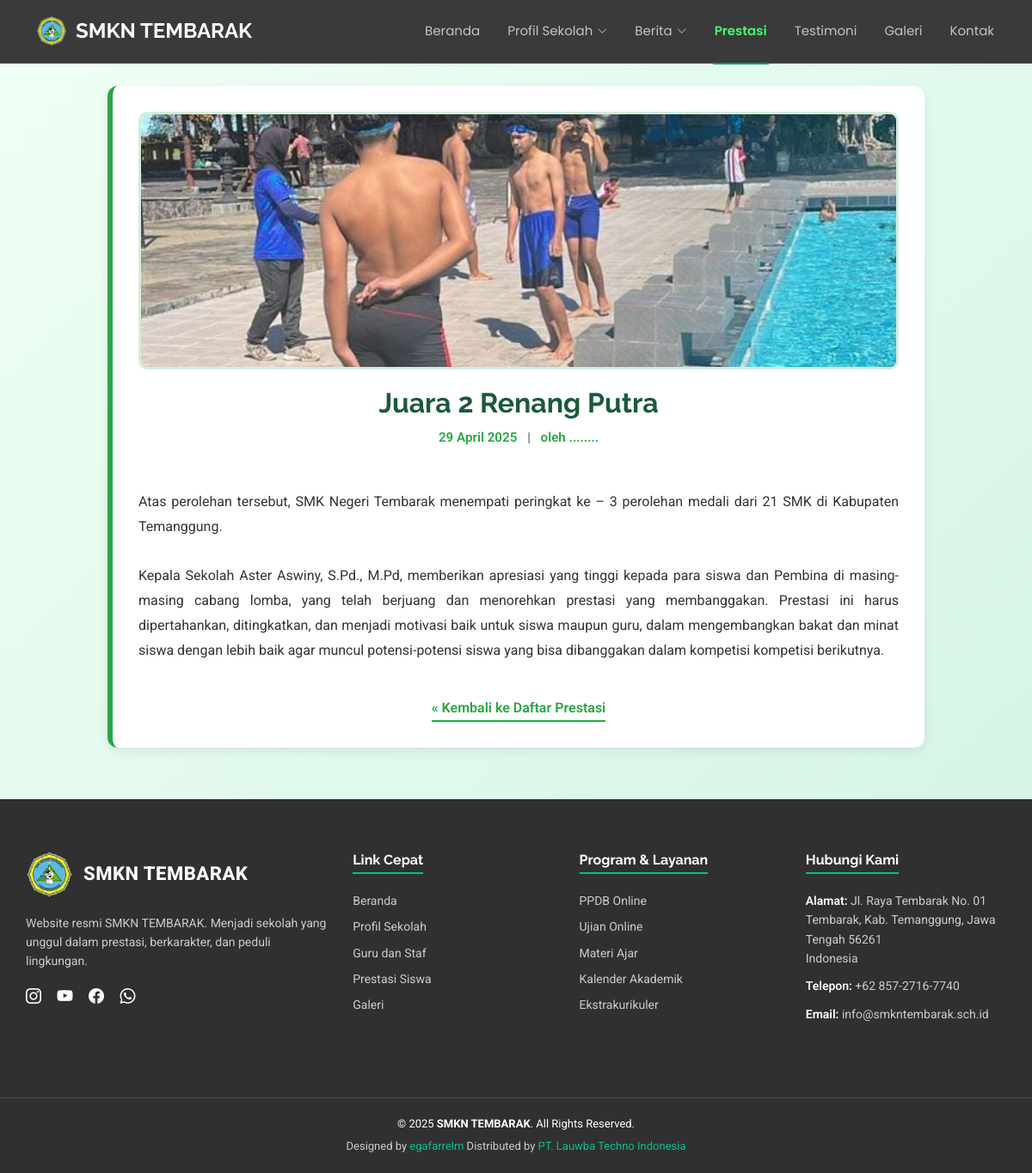
The page /frontend/pages/prestasi/detail_prestasi.php?id=12 on the database its author committed.
### tables this page shows
CREATE TABLE `abouts` (
  `id` bigint NOT NULL,
  `school_name` varchar(255) NOT NULL,
  `school_logo` text NOT NULL,
  `school_banner` varchar(200) NOT NULL,
  `school_tagline` varchar(255) NOT NULL,
  `school_description` text NOT NULL,
  `since` date NOT NULL,
  `alamat` varchar(255) NOT NULL
);

CREATE TABLE `achievements` (
  `id` bigint NOT NULL,
  `image` varchar(200) NOT NULL,
  `author` varchar(100) NOT NULL,
  `date` date NOT NULL,
  `title` varchar(200) NOT NULL,
  `description` text NOT NULL
);

### frontend/pages/prestasi/detail_prestasi.php (the view, shortened to what this page needs)
<?php
include '../../app.php';
include '../../partials/header.php';
include '../../partials/navbar.php';
$id = isset($_GET['id']) ? (int) $_GET['id'] : 0;
$qDetail = "SELECT * FROM achievements WHERE id = $id LIMIT 1";
$resDetail = mysqli_query($connect, $qDetail) or die(mysqli_error($connect));
$prestasi = mysqli_fetch_object($resDetail);
?>
<section id="detail-prestasi">
    <div class="container">
        <div class="prestasi-box" data-aos="fade-up">
            <img src="/company_profile/storages/achievements/<?= htmlspecialchars($prestasi->image) ?>"
                 alt="<?= htmlspecialchars($prestasi->title) ?>">
            <h1 class="prestasi-title"><?= htmlspecialchars($prestasi->title) ?></h1>
            <div class="prestasi-meta">
                <span><?= date('d F Y', strtotime($prestasi->date)) ?></span> |
                <span>oleh <?= htmlspecialchars($prestasi->author) ?></span>
            </div>
            <div class="prestasi-description">
                <?= nl2br(htmlspecialchars($prestasi->description)) ?>
            </div>
            <a href="index.php" class="back-link">« Kembali ke Daftar Prestasi</a>
        </div>
    </div>
</section>
<?php
include '../../partials/footer.php';
include '../../partials/script.php';
?>

### frontend/partials/navbar.php (shortened to what this page needs)
<?php
$current_folder = basename(dirname($_SERVER['PHP_SELF']));
function activeMenu($folder) {
  global $current_folder;
  return $current_folder === $folder ? 'active' : '';
}
function activeDropdown($folders = []) {
  global $current_folder;
  return in_array($current_folder, $folders) ? 'active' : '';
}
?>
<header id="header" class="header d-flex align-items-center fixed-top">
  <div class="container position-relative d-flex align-items-center justify-content-between">
    <a href="../beranda/index.php" class="logo d-flex align-items-center me-auto me-xl-0">
      <img src="/company_profile/storages/abouts/<?= $item->school_logo ?>" style="height:50px; margin-right:10px;">
      <h1 class="sitename"><?= $item->school_name ?></h1>
    </a>
    <nav id="navmenu" class="navmenu">
      <ul>
        <li><a href="../beranda/index.php" class="<?= activeMenu('beranda') ?>">Beranda</a></li>
<li class="dropdown">
  <a href="#" class="<?= activeDropdown(['profil_sekolah','sejarah','visi_misi','gurustaf','organisasi','jurusan']) ?>">
    <span>Profil Sekolah</span>
    <i class="bi bi-chevron-down toggle-dropdown"></i>
  </a>
</li>
<li class="dropdown">
  <a href="#" class="<?= activeDropdown(['berita','pengumuman']) ?>">
    <span>Berita</span>
    <i class="bi bi-chevron-down toggle-dropdown"></i>
  </a>
</li>
<li><a href="../prestasi/index.php" class="<?= activeMenu('prestasi') ?>">Prestasi</a></li>
<li><a href="../testimonials/index.php" class="<?= activeMenu('testimonials') ?>">Testimoni</a></li>
<li><a href="../galeri/index.php" class="<?= activeMenu('galeri') ?>">Galeri</a></li>
<li><a href="../kontak/index.php" class="<?= activeMenu('kontak') ?>">Kontak</a></li>
      </ul>
    </nav>
  </div>
</header>

### frontend/partials/footer.php (shortened to what this page needs)
<?php
$qHome = "SELECT * FROM abouts";
$resHome = mysqli_query($connect, $qHome) or die(mysqli_error($connect));
$item = $resHome->fetch_object();
$school_name = isset($item->school_name) ? $item->school_name : 'SMKN TEMBARAK';
?>
<footer class="footer-custom">
    <div class="footer-top">
        <div class="footer-col">
            <div class="footer-logo-text">
                <img src="/company_profile/storages/abouts/<?= $item->school_logo ?>" alt="Logo Sekolah" class="footer-logo-img" />
                <div class="footer-school-name"><?= $school_name ?></div>
            </div>
            <p>Website resmi <?= $school_name ?>. Menjadi sekolah yang unggul dalam prestasi, berkarakter, dan peduli lingkungan.</p>
            <div class="footer-social-icons">
                <a href="https://www.instagram.com/smkntembarak/" title="Instagram"><i class="bi bi-instagram"></i></a>
                <a href="https://www.youtube.com/@officialsmkntembarak9913" title="YouTube"><i class="bi bi-youtube"></i></a>
                <a href="https://www.facebook.com/smkntembarak/" title="Facebook"><i class="bi bi-facebook"></i></a>
                <a href="https://api.whatsapp.com/send/?phone=6285727167740&text&type=phone_number&app_absent=0" title="WhatsApp"><i class="bi bi-whatsapp"></i></a>
            </div>
        </div>
        <div class="footer-col">
            <h4>Link Cepat</h4>
            <ul>
                <li><a href="../beranda/index.php">Beranda</a></li>
                <li><a href="../profil_sekolah/index.php">Profil Sekolah</a></li>
                <li><a href="../gurustaf/index.php">Guru dan Staf</a></li>
                <li><a href="../prestasi/index.php">Prestasi Siswa</a></li>
                <li><a href="../galeri/index.php">Galeri</a></li>
            </ul>
        </div>
        <div class="footer-col">
            <h4>Program & Layanan</h4>
            <ul>
                <li><a href="#">PPDB Online</a></li>
                <li><a href="#">Ujian Online</a></li>
                <li><a href="#">Materi Ajar</a></li>
                <li><a href="#">Kalender Akademik</a></li>
                <li><a href="#">Ekstrakurikuler</a></li>
            </ul>
        </div>
        <div class="footer-col">
            <h4>Hubungi Kami</h4>
            <address>
                <p>
                    <strong>Alamat:</strong> Jl. Raya Tembarak No. 01<br>
                    Tembarak, Kab. Temanggung, Jawa Tengah 56261<br>
                    Indonesia
                </p>
                <p><strong>Telepon:</strong> +62 857-2716-7740</p>
                <p><strong>Email:</strong> info@smkntembarak.sch.id</p>
            </address>
        </div>
    </div>
    <div class="footer-bottom">
        <div class="container-fluid">
            &copy; 2025 <strong><?= $school_name ?></strong>. All Rights Reserved.
            <div class="credits">
                Designed by <a href="https://www.instagram.com/egafarrelm/">egafarrelm</a> Distributed by <a href="https://www.instagram.com/lauwba_techno/?hl=id" target="_blank">PT. Lauwba Techno Indonesia</a>
            </div>
        </div>
    </div>
</footer>

### frontend/KnightOne-1.0.0/assets/css/main.css (style rules this page uses)
:root { --default-font: "Roboto", system-ui, -apple-system, "Segoe UI", Roboto, "Helvetica Neue", Arial, "Noto Sans", "Liberation Sans", sans-serif, "Apple Color Emoji", "Segoe UI Emoji", "Segoe UI Symbol", "Noto Color Emoji"; --heading-font: "Raleway", sans-serif; --nav-font: "Poppins", sans-serif; }
:root { --background-color: #ffffff; --default-color: #444444; --heading-color: #282828; --accent-color: #009961; --surface-color: #ffffff; --contrast-color: #ffffff; }
:root { --nav-color: #ffffff; --nav-hover-color: #009961; --nav-mobile-background-color: #ffffff; --nav-dropdown-background-color: #ffffff; --nav-dropdown-color: #444444; --nav-dropdown-hover-color: #009961; }
:root { scroll-behavior: smooth; }
a { color: var(--accent-color); text-decoration: none; transition: 0.3s; }
h1, h2, h3, h4, h5, h6 { color: var(--heading-color); font-family: var(--heading-font); }
.header { --background-color: rgba(0, 0, 0, 0); --default-color: #ffffff; --heading-color: #ffffff; color: var(--default-color); background-color: var(--background-color); padding: 10px 0; transition: all 0.5s; z-index: 997; border-bottom: 1px solid color-mix(in srgb, var(--default-color), transparent 90%); }
.header .logo { line-height: 1; }
.header .logo img { max-height: 36px; margin-right: 8px; }
.header .logo h1 { font-size: 30px; margin: 0; font-weight: 700; color: var(--heading-color); }
@media (max-width: 1200px) { .header .logo { order: 1; } }
@media (max-width: 1200px) { .header .logo h1 { font-size: 24px; } }
@media (max-width: 1200px) { .header .navmenu { order: 3; } }
@media (min-width: 1200px) { .navmenu { padding: 0; } }
@media (min-width: 1200px) { .navmenu ul { margin: 0; padding: 0; display: flex; list-style: none; align-items: center; } }
@media (min-width: 1200px) { .navmenu li { position: relative; } }
@media (min-width: 1200px) { .navmenu>ul>li { white-space: nowrap; padding: 15px 14px; } }
@media (min-width: 1200px) { .navmenu>ul>li:last-child { padding-right: 0; } }
@media (min-width: 1200px) { .navmenu a, .navmenu a:focus { color: color-mix(in srgb, var(--nav-color), transparent 30%); font-size: 15px; padding: 0 2px; font-family: var(--nav-font); font-weight: 400; display: flex; align-items: center; justify-content: space-between; white-space: nowrap; transition: 0.3s; position: relative; } }
@media (min-width: 1200px) { .navmenu a i, .navmenu a:focus i { font-size: 12px; line-height: 0; margin-left: 5px; transition: 0.3s; } }
@media (min-width: 1200px) { .navmenu>ul>li>a:before { content: ""; position: absolute; height: 2px; bottom: -27px; left: 0; background-color: var(--nav-hover-color); visibility: hidden; width: 0px; transition: all 0.3s ease-in-out 0s; } }
@media (min-width: 1200px) { .navmenu a:hover:before, .navmenu li:hover>a:before, .navmenu .active:before { visibility: visible; width: 100%; } }
@media (min-width: 1200px) { .navmenu li:hover>a, .navmenu .active, .navmenu .active:focus { color: var(--nav-color); } }
section, .section { color: var(--default-color); background-color: var(--background-color); padding: 60px 0; scroll-margin-top: 72px; overflow: clip; }

### frontend/partials/navbar.php (style rules this page uses)
.header { background: #3a3a3a !important; backdrop-filter: none !important; -webkit-backdrop-filter: none !important; }
.navmenu a.active { color: #41ff6a !important; font-weight: 600; }

### frontend/pages/prestasi/detail_prestasi.php (style rules this page uses)
#detail-prestasi { padding: 100px 0 60px 0; background: linear-gradient(135deg, #f0fff4 0%, #d6f5e6 100%); }
.prestasi-box { background: #ffffff; border-left: 6px solid #28a745; border-radius: 12px; padding: 30px; max-width: 950px; margin: auto; box-shadow: 0 4px 12px rgba(0, 0, 0, 0.08); }
.prestasi-box img { width: 100%; height: 300px; object-fit: cover; border-radius: 10px; margin-bottom: 20px; border: 3px solid #28a74533; }
.prestasi-title { font-size: 2rem; font-weight: 700; color: #1a5a3a; margin-bottom: 10px; text-align: center; }
.prestasi-meta { font-size: 0.95rem; color: #555; margin-bottom: 20px; text-align: center; }
.prestasi-meta span { margin: 0 8px; font-weight: 600; color: #28a745; }
.prestasi-description { font-size: 1rem; color: #333; line-height: 1.8; text-align: justify; white-space: pre-line; }
.back-link { display: block; margin: 40px auto 0; width: fit-content; font-weight: 600; color: #28a745; text-decoration: none; border-bottom: 2px solid #28a745; padding-bottom: 2px; transition: color 0.3s ease, border-color 0.3s ease; }

### rows shown on the page
abouts: school_logo (picture), school_name "SMKN TEMBARAK"
achievements: image (picture), title "Juara 2 Renang Putra", date "29 April 2025", author "........", description "Atas perolehan tersebut, SMK Negeri Tembarak menempati peringkat ke – 3 perolehan medali dari 21 SMK di Kabupaten Temanggung. Kepala Sekolah Aster Aswiny, S.Pd., M.Pd, memberikan apresiasi yang tinggi kepada para siswa dan Pembina di masing-masing cabang lomba, yang telah berjuang dan menorehkan prestasi yang membanggakan. Prestasi ini harus dipertahankan, ditingkatkan, dan menjadi motivasi baik untuk siswa maupun guru, dalam mengembangkan bakat dan minat siswa dengan lebih baik agar muncul potensi-potensi siswa yang bisa dibanggakan dalam kompetisi kompetisi berikutnya."
